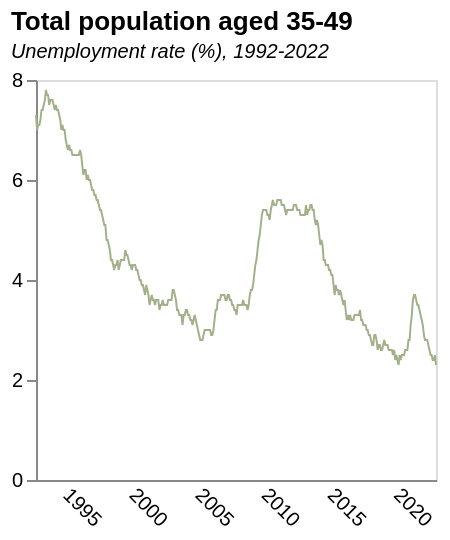

The Vega-Lite source for this figure:
### Vega-Lite specification from a JSON file in a GitHub repository (floating-point values rounded to 4 significant figures; data arrays with more than 128 entries replaced by an {"elided": "..."} marker saying what was removed)
{"$schema": "https://vega.github.io/schema/vega-lite/v5.json", "title": {"text": "Total population aged 35-49 ", "subtitle": "Unemployment rate (%), 1992-2022 ", "subtitleFontStyle": "italic", "subtitleFontSize": 10, "anchor": "start", "color": "black"}, "data": {"values": {"elided": "364 records"}}, "height": 200, "width": 200, "mark": {"type": "line", "strokeWidth": 1, "color": "#A3B18A"}, "encoding": {"x": {"field": "date", "type": "temporal", "axis": {"title": "", "grid": false, "ticks": false, "labelAngle": 45}}, "y": {"field": "value", "type": "quantitative", "axis": {"title": "", "grid": false}}}}
